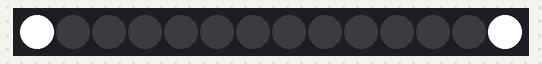
The program below on a simulated Arduino Nano, built with avr-gcc and run on an emulated ATmega328P. Parts: 14 RGB LEDs in strip order, left to right.

Above: at 0.45 s.
At 1.05 s:
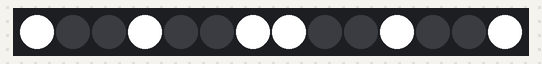

Measured:
- by itself, everything shown: repeats every 1.2 s, in 4 steps

The program:

main.cpp
```cpp
/*
 * Iluminación de mueble - Tira WS2815B (12 V) + Arduino Nano (NANO-V3, ATmega328)
 *
 * Secuencia en bucle (con los valores por defecto, tira de 14 LEDs):
 *   t = 0,0 s  todo apagado
 *   t = 0,3 s  se encienden los LEDs 1 y 14   (los extremos)
 *   t = 0,6 s  se encienden los LEDs 4 y 11   (1 y 14 siguen encendidos)
 *   t = 0,9 s  se encienden los LEDs 7 y 8    (encendidos: 1, 14, 4, 11, 7 y 8)
 *   t = 1,2 s  se apaga todo y vuelve a empezar
 *
 * No se usa delay(): el estado de cada LED se calcula a partir del tiempo
 * transcurrido desde el inicio del ciclo (millis()), así el loop nunca se bloquea.
 */

#include <Arduino.h>
#include <FastLED.h>

// ============================================================================
//  PARÁMETROS EDITABLES
// ============================================================================

// --- Hardware ---
const uint8_t NUM_LEDS = 14;  // LEDs físicos de la tira
const uint8_t DATA_PIN = 6;   // Pin del Nano conectado a DI de la tira

// --- Secuencia: cada fila es un paso; los LEDs de una fila se encienden juntos ---
// LEDs numerados desde 1, como en la tira. Usa 0 para dejar un hueco vacío.
const uint8_t LEDS_POR_PASO = 2;
const uint8_t SECUENCIA[][LEDS_POR_PASO] = {
  {1, 14},   // paso 1
  {4, 11},   // paso 2
  {7, 8},    // paso 3
};

// --- Tiempos (milisegundos) ---
const uint32_t TIEMPO_APAGADO          = 300;   // Todo apagado al inicio de cada ciclo
const uint32_t INTERVALO_ENTRE_PASOS   = 300;   // Entre un paso y el siguiente
const uint32_t TIEMPO_TODOS_ENCENDIDOS = 300;   // Desde el último paso hasta que se apaga todo

// --- Aspecto ---
const uint8_t BRILLO = 255;                    // Brillo global 0-255 (255 = 100 %)
const CRGB    COLOR  = CRGB(255, 255, 255);    // Blanco puro. Blanco cálido: CRGB(255, 140, 40)

// --- Fade al encender (opcional) ---
const bool     FADE_ACTIVADO = false;  // true = cada paso aparece con un fundido suave
const uint32_t DURACION_FADE = 200;    // Duración del fundido (ms). Debe ser < INTERVALO_ENTRE_PASOS

// --- Orden de color de la tira ---
// Si el blanco cálido sale azulado/verdoso, prueba RGB, BRG, etc. (ver README).
#define ORDEN_COLOR GRB

// ============================================================================
//  CÓDIGO
// ============================================================================

const uint8_t PASOS = sizeof(SECUENCIA) / sizeof(SECUENCIA[0]);

// Instantes clave del ciclo (ms desde el inicio del ciclo)
const uint32_t INSTANTE_PRIMER_PASO = TIEMPO_APAGADO;
const uint32_t INSTANTE_APAGADO     = TIEMPO_APAGADO + (uint32_t)(PASOS - 1) * INTERVALO_ENTRE_PASOS
                                      + TIEMPO_TODOS_ENCENDIDOS;
const uint32_t DURACION_CICLO       = INSTANTE_APAGADO;  // al apagarse todo, empieza el siguiente ciclo

static_assert(PASOS >= 1, "SECUENCIA no puede estar vacía");

CRGB leds[NUM_LEDS];
uint32_t inicioCiclo = 0;  // millis() en el que empezó el ciclo actual

// Nivel (0-255) que deben tener los LEDs del paso p en el instante t del ciclo
uint8_t nivelPaso(uint8_t p, uint32_t t) {
  uint32_t inicio = INSTANTE_PRIMER_PASO + (uint32_t)p * INTERVALO_ENTRE_PASOS;
  if (t < inicio || t >= INSTANTE_APAGADO) return 0;
  if (!FADE_ACTIVADO || DURACION_FADE == 0) return 255;
  uint32_t dt = t - inicio;
  if (dt >= DURACION_FADE) return 255;
  return (uint8_t)(dt * 255UL / DURACION_FADE);  // rampa lineal
}

void setup() {
  FastLED.addLeds<WS2812B, DATA_PIN, ORDEN_COLOR>(leds, NUM_LEDS);  // WS2815 usa el mismo protocolo que WS2812B
  FastLED.setBrightness(BRILLO);
  FastLED.clear(true);  // arranca con todo apagado
  inicioCiclo = millis();
}

void loop() {
  uint32_t t = millis() - inicioCiclo;  // resta sin signo: segura ante el desborde de millis()

  if (t >= DURACION_CICLO) {            // fin del ciclo: reiniciar
    inicioCiclo += DURACION_CICLO;
    t -= DURACION_CICLO;
  }

  // Calcula el estado deseado de toda la tira: todo apagado salvo los LEDs de la secuencia
  CRGB deseado[NUM_LEDS];
  for (uint8_t i = 0; i < NUM_LEDS; i++) deseado[i] = CRGB::Black;

  for (uint8_t p = 0; p < PASOS; p++) {
    CRGB c = COLOR;
    c.nscale8_video(nivelPaso(p, t));
    for (uint8_t k = 0; k < LEDS_POR_PASO; k++) {
      uint8_t numero = SECUENCIA[p][k];
      if (numero == 0 || numero > NUM_LEDS) continue;  // hueco vacío o LED fuera de la tira
      deseado[numero - 1] = c;                         // número de LED (1..N) -> índice (0..N-1)
    }
  }

  // Solo refresca la tira si algo cambió
  bool cambio = false;
  for (uint8_t i = 0; i < NUM_LEDS; i++) {
    if (leds[i] != deseado[i]) {
      leds[i] = deseado[i];
      cambio = true;
    }
  }
  if (cambio) FastLED.show();
}
```
